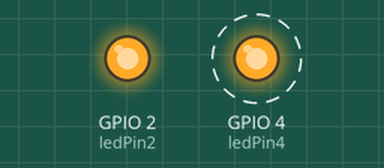
This sketch was run on a simulated ESP32. Shown: output pins drawn as LEDs (lit = HIGH). Dashed ring = blinking.

Above: at 0.5 s.
At 4.5 s:
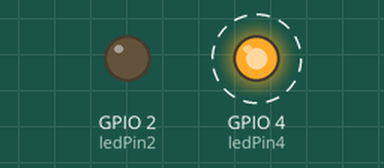
Timing chart, 0 to 7.8 s (numbered marks = the images above):
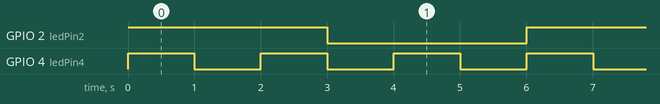

The sketch:

ESP32code.ino
```cpp
int ledPin2 = 2;
int ledStatus2 = 0;  //现在的状态
unsigned int prevTime2 = 0; //改变状态时的时间

int ledPin4 = 4;
int ledStatus4 = 0;
unsigned int prevTime4 = 0;

void setup() {
  pinMode(ledPin2, OUTPUT);
  digitalWrite(ledPin2, HIGH);
  ledStatus2 = HIGH;
  prevTime2 = millis(); //millis(): 本程序已经运行的时间（ms） micros()微秒us

  pinMode(ledPin4, OUTPUT);
  digitalWrite(ledPin4, HIGH);
  ledStatus4 = HIGH;
  prevTime4 = millis(); //millis(): 本程序已经运行的时间（ms） micros()微秒us
}

void loop() {
  unsigned int now = millis(); //程序运行的时间

  if (now - prevTime2 > 3000) //上次改变状态后已经过了3s
  {
    int status  = ledStatus2 == HIGH ? LOW: HIGH;
    digitalWrite(ledPin2, status);
    ledStatus2 = status;
    prevTime2 = now;
  }

  if (now - prevTime4 > 1000) //上次改变状态后已经过了1s
  {
    int status  = ledStatus4 == HIGH ? LOW: HIGH;
    digitalWrite(ledPin4, status);
    ledStatus4 = status;
    prevTime4 = now;
  }
}
```

Measured:
- by itself, GPIO 2 (ledPin2): alternates HIGH for 3.0 s and LOW for 3.0 s
- by itself, GPIO 4 (ledPin4): alternates HIGH for 1.0 s and LOW for 1.0 s
- by itself, everything shown: repeats every 6.0 s, in 8 steps
